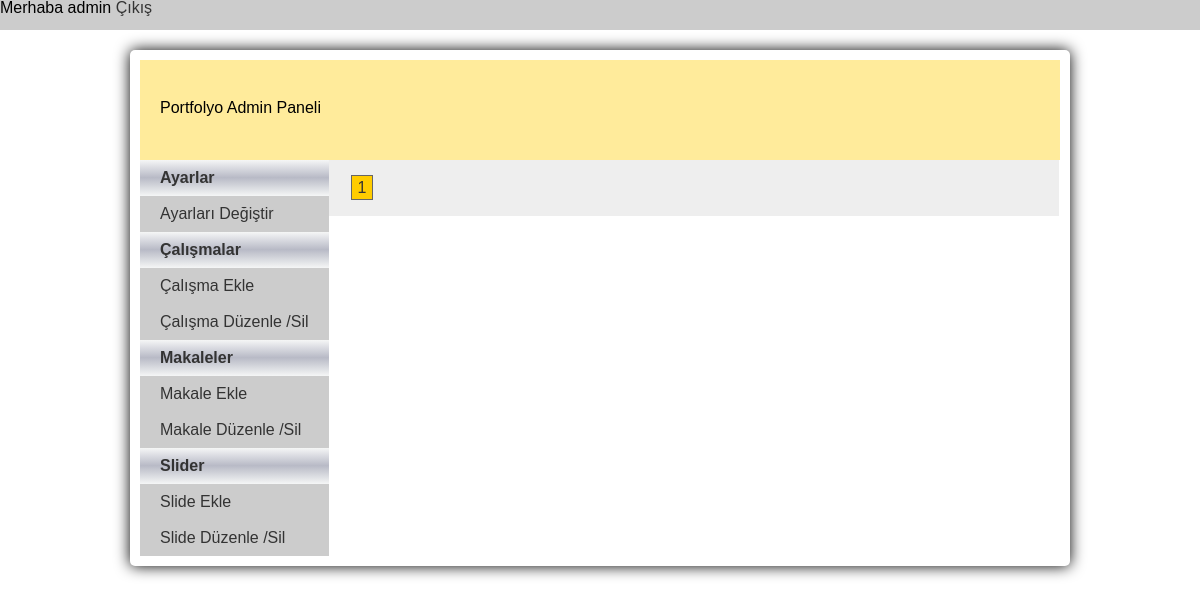
The app's page /admin/index.php?page=makaleduzenle&sayfa=2 (signed in), older data.
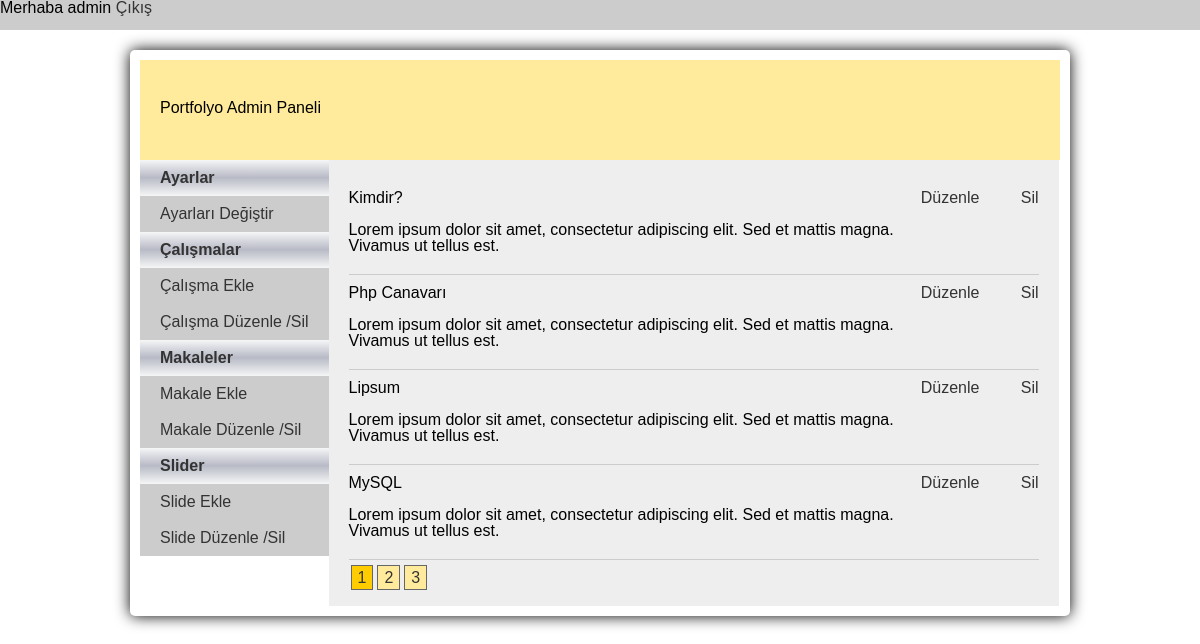
The same page, newer data.
### tables this page shows
CREATE TABLE IF NOT EXISTS `makaleler` (
  `makaleler_id` int(11) NOT NULL AUTO_INCREMENT,
  `makaleler_date` timestamp NOT NULL DEFAULT CURRENT_TIMESTAMP ON UPDATE CURRENT_TIMESTAMP,
  `makaleler_baslik` varchar(255) DEFAULT NULL,
  `makaleler_icerik` text,
  `makaleler_durum` tinyint(1) DEFAULT NULL,
  PRIMARY KEY (`makaleler_id`)
);

### admin/inc/makale_duzenle_sil.php (the view, shortened to what this page needs)
<table>
	<?php
		extract($_GET);
		$veri = 4;
		$sorgu = mysql_query("SELECT count(makaleler_id) as toplam from makaleler");
		$kayit = mysql_fetch_assoc($sorgu);
		$toplamKayit = $kayit['toplam'];
		$basla = $sayfa ? ($sayfa -1) * $veri : 0;
		$sayfaToplam = ceil($toplamKayit / $veri) ;
		$sorgu=mysql_query("SELECT * from makaleler limit $basla,$veri");
		while($makale=mysql_fetch_assoc($sorgu)){
	?>
	<tr style="border-bottom:1px solid #CCCCCC; padding-bottom: 20px; margin: 10px 0; display: block;">
		<td>
			<?=$makale['makaleler_baslik']?><br/><br/>
			<?=substr($makale['makaleler_icerik'],0,100)?>
		</td>
		<td width="100" valign="middle"><a href="index.php?page=makaleduzenleislem&makale_id=<?=$makale['makaleler_id']?>">Düzenle</a></td>
		<td valign="middle">
			<a class="sil-btn" href="javascript:void(0)" data-id="<?=$makale['makaleler_id']?>">Sil</a></td>
	</tr>
	<?php
		}
	?>
</table>
<div class="clearfix number-wrapper">
	<?php
		for($i=0; $i<$sayfaToplam; $i++){
			echo '<a class="pagenumber" href="index.php?page=makaleduzenle&sayfa='.($i+1).'">'.($i+1).'</a>';
		}
	?>
</div>

Row changes from the older to the newer data that the page shows:
added makaleler: makaleler_baslik "Kimdir?", makaleler_icerik "Lorem ipsum dolor sit amet, consectetur adipiscing elit. Sed et mattis magna. Vivamus ut tellus est."
added makaleler: makaleler_baslik "Php Canavarı", makaleler_icerik "Lorem ipsum dolor sit amet, consectetur adipiscing elit. Sed et mattis magna. Vivamus ut tellus est."
added makaleler: makaleler_baslik "Lipsum", makaleler_icerik "Lorem ipsum dolor sit amet, consectetur adipiscing elit. Sed et mattis magna. Vivamus ut tellus est."
added makaleler: makaleler_baslik "MySQL", makaleler_icerik "Lorem ipsum dolor sit amet, consectetur adipiscing elit. Sed et mattis magna. Vivamus ut tellus est."
Text that changed along with them:
new list line: "2"
new list line: "3"
